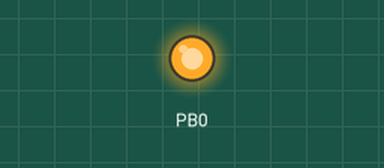
The program below on a simulated ATmega328P, built with avr-gcc and emulated at 16 MHz. Shown: output pins drawn as LEDs (lit = HIGH). At 1.5 s the program stops and its outputs stay as they are.

Above: at 0.1 s.
Timing chart, 0 to 1.6 s (numbered marks = the images above):
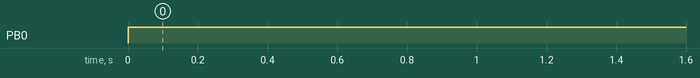

Measured:
- by itself, PB0: LOW → HIGH at 0.00 s

The program:

main.c
```c
/*
 * System2 in label constatnt.c
 *
 * Created: 2/19/2022 12:09:22 PM
 * Author : Madushan
 */

#include <avr/io.h>
#define F_CPU 16000000UL
#include <util/delay.h>


int main(void)
{

int delay(void){
	asm(	"DELAY : LDI R16,41\n"
			"LOOP1 : LDI R17,255\n"
			"LOOP2 : LDI R18,255\n"
			"LOOP3 : DEC R18\n"
			"BRNE LOOP3\n"
			"DEC R17\n"
			"BRNE LOOP2\n"
			"DEC R16\n"
			"BRNE LOOP1\n"
			"JMP DELAY\n"
		);
return 0;
}

    DDRB = DDRB | (1<<DDB0);
    while (1)
    {
		PORTB = PORTB | (1<<DDB0);
		delay();
		PORTB = PORTB & ~(1<<DDB0);
		delay();
    }

}
```
